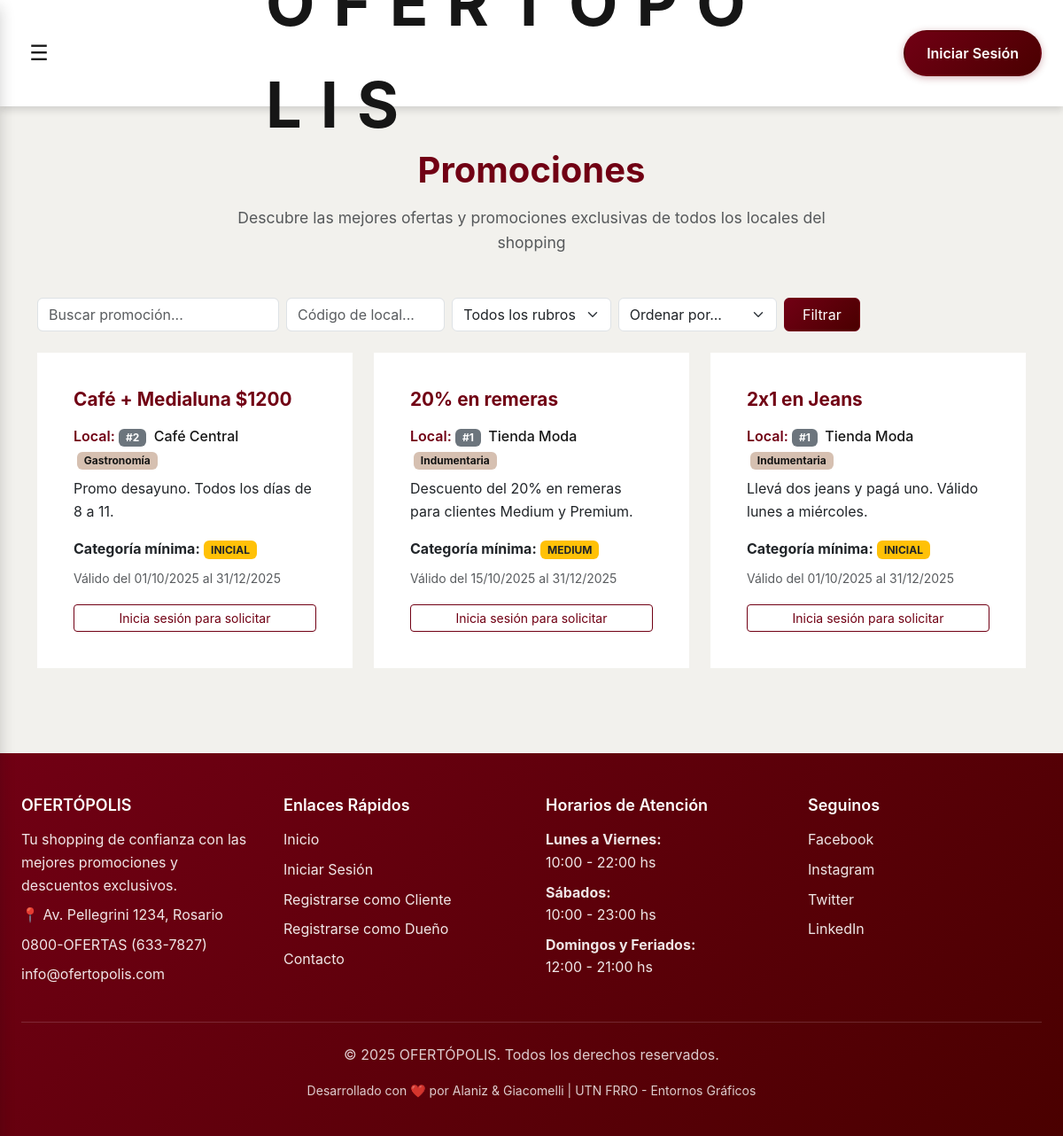
/promociones.php, run on an earlier commit of the app's database.
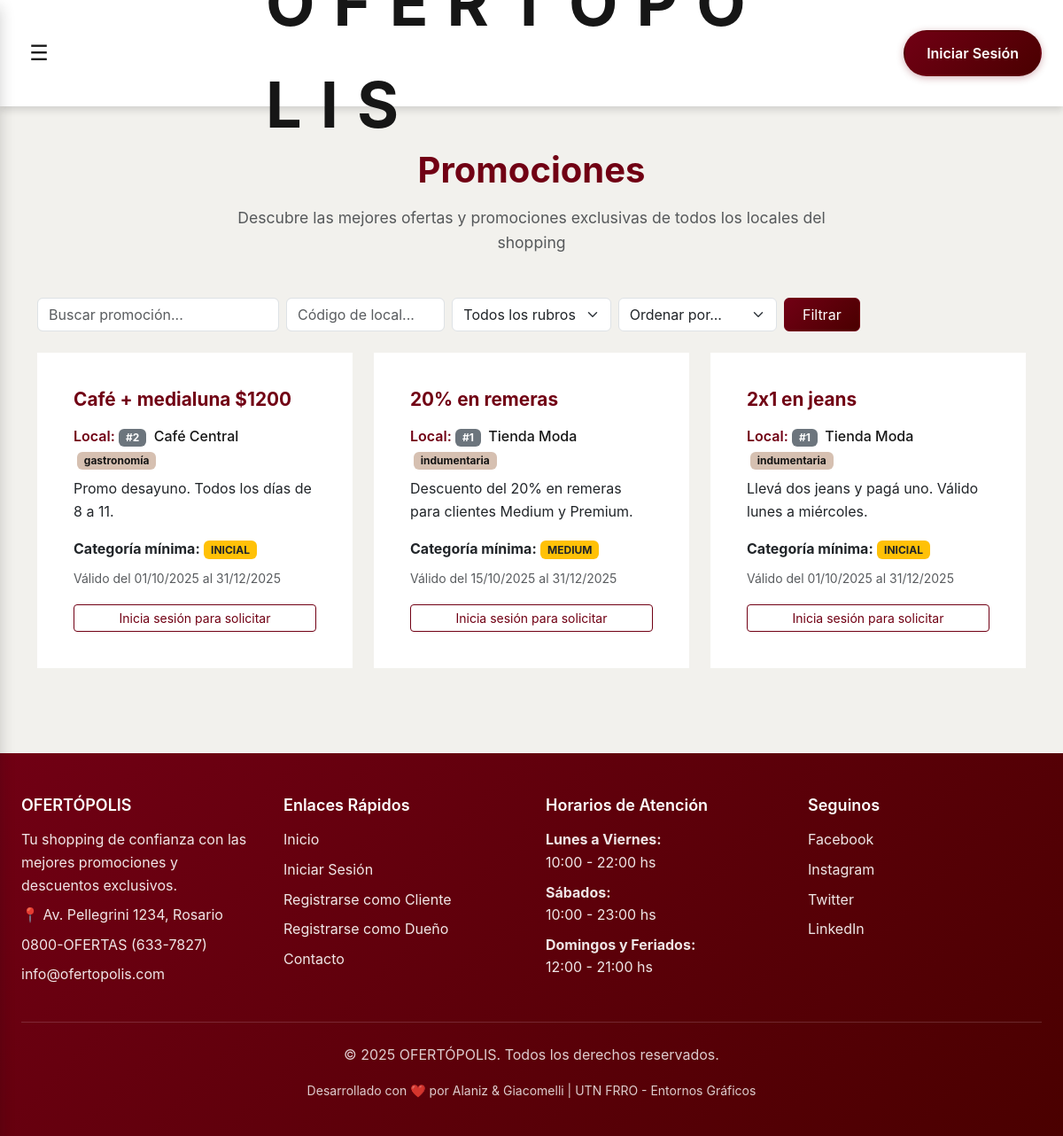
And on a later commit of the database.
### tables this page shows
CREATE TABLE promociones (
  id INT AUTO_INCREMENT PRIMARY KEY,
  id_local INT,
  titulo VARCHAR(150),
  descripcion TEXT,
  fecha_inicio DATE,
  fecha_fin DATE,
  dias_vigencia VARCHAR(100),
  categoria_minima ENUM('inicial','medium','premium'),
  estado ENUM('pendiente','aprobada','rechazada') DEFAULT 'pendiente',
  FOREIGN KEY (id_local) REFERENCES locales(id) ON DELETE CASCADE
);

CREATE TABLE locales (
  id INT AUTO_INCREMENT PRIMARY KEY,
  nombre VARCHAR(100) NOT NULL,
  rubro VARCHAR(100),
  codigo VARCHAR(10) UNIQUE,
  id_duenio INT,
  FOREIGN KEY (id_duenio) REFERENCES usuarios(id) ON DELETE SET NULL
);

### promociones.php (the view, shortened to what the changed rows need)
<?php
include_once("includes/db.php");
$where = ["p.estado = 'aprobada'", "p.fecha_fin >= CURDATE()"];
$where_clause = implode(" AND ", $where);
$order_by = "p.id DESC";
$sql = "SELECT p.*, l.id as local_id, l.nombre as local, l.rubro, l.ubicacion
        FROM promociones p
        INNER JOIN locales l ON p.id_local = l.id
        WHERE $where_clause
        ORDER BY $order_by";
$result = $conn->query($sql);
?>
<!DOCTYPE html>
<html lang="es">
<head>
  <link href="https://cdn.jsdelivr.net/npm/bootstrap@5.3.2/dist/css/bootstrap.min.css" rel="stylesheet">
  <link href="css/estilos.css" rel="stylesheet">
  <link href="css/header.css" rel="stylesheet">
  <link href="css/footer.css" rel="stylesheet">
  <link href="css/cards.css" rel="stylesheet">
</head>
<body>
<main id="main-content" class="main-content">
  <div class="container mt-5 mb-5">
    <div class="text-center mb-5">
      <h1 class="section-title mb-3" style="font-size: 2.5rem; font-weight: 700; color: var(--primary-color);">
        Promociones
      </h1>
    </div>
    <div class="row g-4">
      <?php if ($result && $result->num_rows > 0): ?>
        <?php while($promo = $result->fetch_assoc()):
          $ya_solicitada = false;
        ?>
          <div class="col-md-4 col-sm-6">
            <div class="card card-custom h-100">
              <div class="card-body">
                <h5 class="card-title-promo"><?= htmlspecialchars($promo['titulo']) ?></h5>
                <div class="mb-2">
                  <strong class="card-info-label">Local:</strong>
                  <span class="badge bg-secondary me-1">#<?= $promo['local_id'] ?></span>
                  <span class="card-info-value"><?= htmlspecialchars($promo['local']) ?></span>
                  <?php if (!empty($promo['rubro'])): ?>
                    <span class="badge bg-info ms-1"><?= htmlspecialchars($promo['rubro']) ?></span>
                  <?php endif; ?>
                </div>
                <p class="card-text mb-3"><?= htmlspecialchars($promo['descripcion']) ?></p>
                <div class="mb-2">
                  <strong>Categoría mínima:</strong>
                  <span class="badge bg-warning text-dark"><?= strtoupper($promo['categoria_minima']) ?></span>
                </div>
                <?php if (!empty($promo['fecha_inicio']) && !empty($promo['fecha_fin'])): ?>
                  <div class="mb-3">
                    <small class="text-muted">
                      Válido del <?= date('d/m/Y', strtotime($promo['fecha_inicio'])) ?>
                      al <?= date('d/m/Y', strtotime($promo['fecha_fin'])) ?>
                    </small>
                  </div>
                <?php endif; ?>
                <?php if (isset($_SESSION['usuario_rol']) && $_SESSION['usuario_rol'] == 'cliente'): ?>
                  <?php if ($ya_solicitada): ?>
                    <button class="btn btn-secondary btn-sm w-100" disabled>
                      ✓ Ya solicitada
                    </button>
                  <?php else: ?>
                    <form method="POST" class="m-0">
                      <input type="hidden" name="id_promo" value="<?= $promo['id'] ?>">
                      <button type="submit" name="solicitar" class="btn btn-primary btn-sm w-100" onclick="return confirm('¿Deseas solicitar esta promoción?')">
                        Solicitar promoción
                      </button>
                    </form>
                  <?php endif; ?>
                <?php elseif (!isset($_SESSION['usuario_rol'])): ?>
                  <a href="auth/login.php" class="btn btn-outline-primary btn-sm w-100">Inicia sesión para solicitar</a>
                <?php endif; ?>
              </div>
            </div>
          </div>
        <?php endwhile; ?>
      <?php endif; ?>
    </div>
  </div>
</main>
</body>
</html>

What changed in the data, as far as the page shows it:
changed promociones "Promo desayuno. Todos los días de 8 a 11.": titulo "Café + Medialuna $1200" → "Café + medialuna $1200"; id_local.rubro "Gastronomía" → "gastronomía"
changed promociones "20% en remeras": id_local.rubro "Indumentaria" → "indumentaria"
changed promociones "Llevá dos jeans y pagá uno. Válido lunes a miércoles.": titulo "2x1 en Jeans" → "2x1 en jeans"; id_local.rubro "Indumentaria" → "indumentaria"
